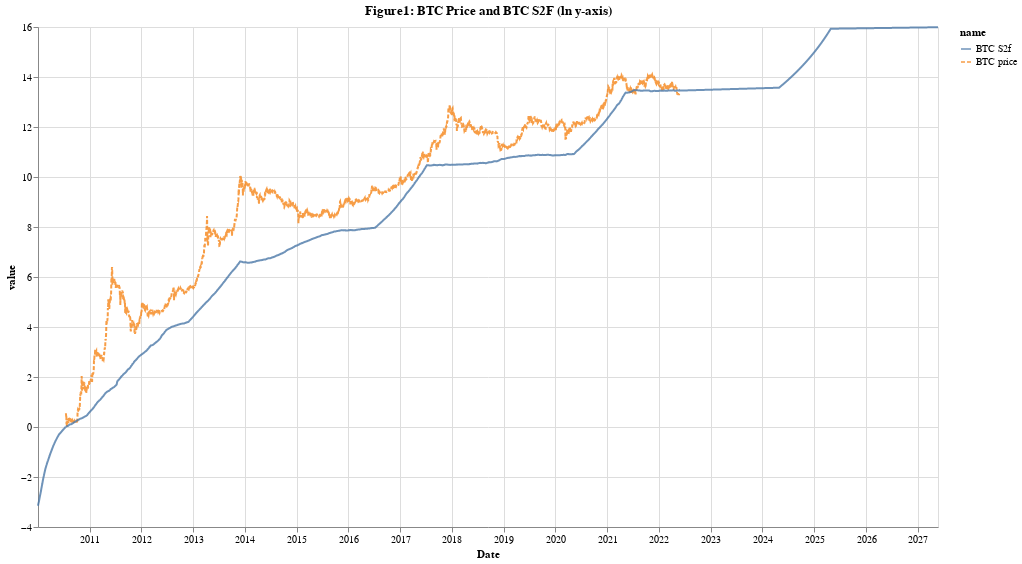

This figure's notebook cell:
### Code cell
# Figure 2

df = data_df[['Date', 'BTC price', 'BTC S2f']].copy()
df[['BTC price', 'BTC S2f']] = df[['BTC price', 'BTC S2f']].apply(lambda x: np.log(x/x.shift(1))).cumsum()
#df.dropna(inplace=True)
alt.Chart(df).transform_fold(
    ['BTC price', 'BTC S2f'],
    as_ =['name','value']
).mark_line(
    tooltip=alt.TooltipContent('encoding'),
    opacity =0.8
).encode(
    x = 'Date',
    y = alt.Y('value:Q'),
    color = 'name:N',
    strokeDash ='name:N'
).properties(
    title = 'Figure1: BTC Price and BTC S2F (ln y-axis)', 
    width=900,
    height=500
)

### Figure 1 — Vega-Lite specification as saved in the notebook (floating-point values rounded to 4 significant figures; data arrays with more than 128 entries replaced by an {"elided": "..."} marker saying what was removed)
{"config": {"view": {"continuousWidth": 400, "continuousHeight": 300}}, "data": {"name": "data-7467aea568f5cfec2e0cbf34f8d35745"}, "mark": {"type": "line", "opacity": 0.8, "tooltip": {"content": "encoding"}}, "encoding": {"color": {"field": "name", "type": "nominal"}, "strokeDash": {"field": "name", "type": "nominal"}, "x": {"field": "Date", "type": "temporal"}, "y": {"field": "value", "type": "quantitative"}}, "height": 500, "title": "Figure1: BTC Price and BTC S2F (ln y-axis)", "transform": [{"fold": ["BTC price", "BTC S2f"], "as": ["name", "value"]}], "width": 900, "$schema": "https://vega.github.io/schema/vega-lite/v4.17.0.json", "datasets": {"data-7467aea568f5cfec2e0cbf34f8d35745": {"elided": "6352 records"}}}
